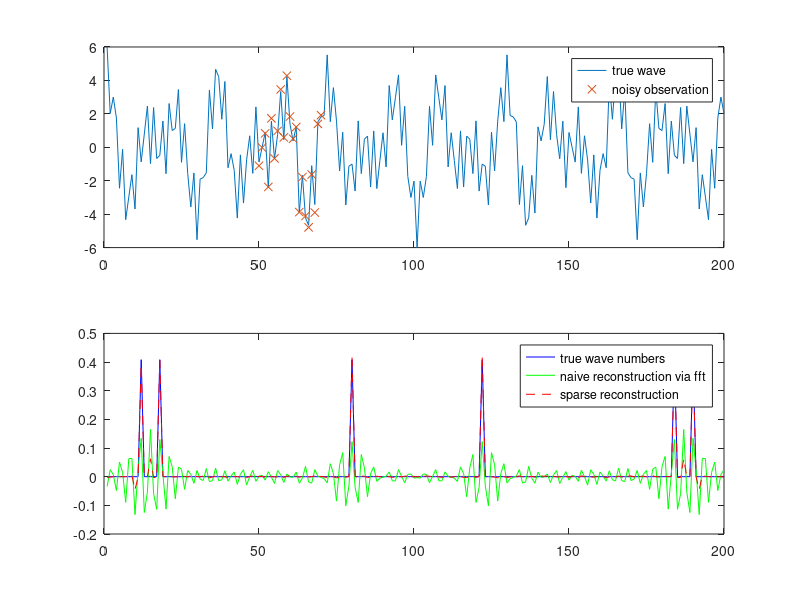

The MATLAB source for this figure:

% Orts-Dimension
N = 200;


% frequencies in the wave
f= [12, 18, 80];
k = zeros(N,1);
k(f) = 1; k(end-f+2) = 1;

% Indicator function of the observed space
start= 50;
stop = 70;

I = zeros(N,1);
I(start:stop) = 1;
I = diag(I);

% Our observation with noise
y = real(fft(k));
y_obs = I*(y + randn(N,1)/5);

%Our naive inverse fourier result:
k_naive = ifft(y_obs);

%  Iteration settings

itSteps = 5000; % Numer of steps
lambda = 0.01; % regularisation with 1-norm
t = 0.0; % thresholding
alpha = 0.5; %step size 
k_it = zeros(N,1); % starting point

for step = 1:itSteps
    
    update = real(ifft(I*(fft(k_it) - y_obs))) + lambda*sign(k_it);
    k_it = k_it - alpha*update;
    k_it = k_it.*(abs(k_it) >= t);
    
end

% plotting the result

figure
ax1 = subplot(2,1,1);
title(ax1, 'position space');
plot(1:N, y, start:stop, y_obs(start:stop), 'x');
legend('true wave','noisy observation')
ax2 = subplot(2,1,2);
title(ax2, 'momentum space');
plot(1:N, k/norm(k), '-b', 1:N, k_naive/norm(k_naive) , 'g', 1:N, k_it/norm(k_it), '--r');
legend('true wave numbers','naive reconstruction via fft', 'sparse reconstruction')